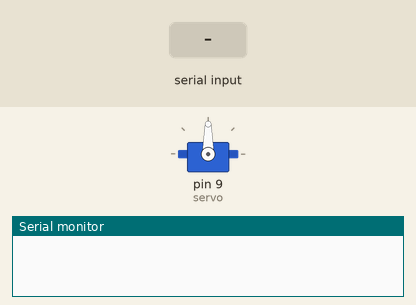
Recording of a sketch running on a simulated Arduino Uno, built with avr-gcc and run on an emulated ATmega328P. Shown: servo, the last lines printed to the serial monitor. Inputs (shaded band) come from the test bench.

Above: at 1.2 s.
1.3 s: "30,150\n" received over Serial
At 3.2 s:
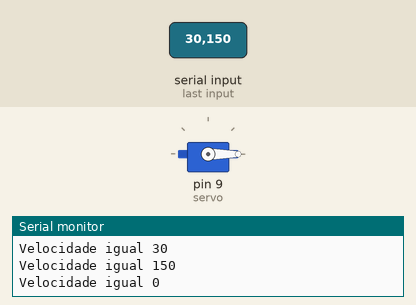
4.2 s: "90,45\n" received over Serial
At 5.3 s:
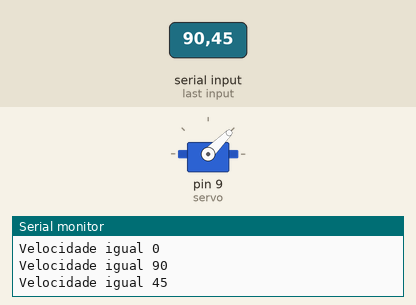
7.1 s: "200\n" received over Serial
At 7.8 s:
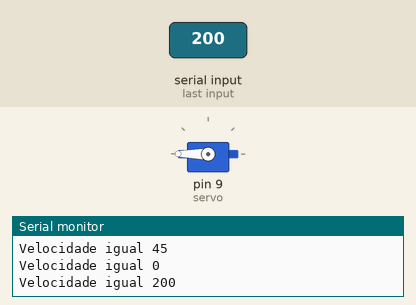
Timing chart, 0 to 10.1 s (numbered marks = the images above; inputs shaded):
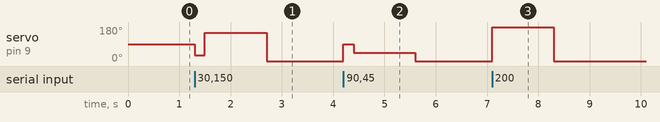

Measured:
- after the input at 1.3 s, servo on pin 9 (servo): 90° → 30° at once, → 150° 0.20 s later, → 0° 1.2 s later
- after the input at 4.2 s, servo on pin 9 (servo): 0° → 90° at once, → 45° 0.20 s later, → 0° 1.2 s later
- after the input at 7.1 s, servo on pin 9 (servo): 0° → 180° at once, → 0° 1.2 s later

The sketch:

servotester.ino
```cpp
#include <Servo.h>

Servo servo;
int velAjuste;
void setup() {
  Serial.begin(57600);
  servo.attach(9);
}

void loop() {
    if(Serial.available() > 0) {
        while(1){
            if(Serial.available() > 0){
                velAjuste = Serial.parseInt();

                if(velAjuste == -1){ break; }

                servo.write(velAjuste);

                Serial.print("Velocidade igual ");
                Serial.println(velAjuste);
                delay(200);

            }
        }
    }
}
```
